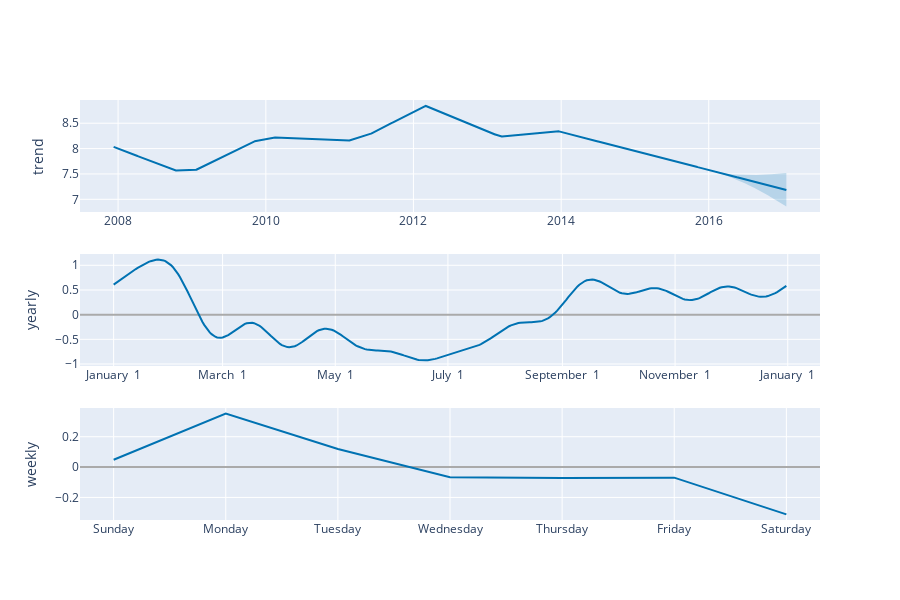

The code cell stored with this chart in its notebook:
### Code cell
plot_components_plotly(m, forecast)

### Figure 1 — Plotly figure (JSON) as saved in the notebook; plotly's stock layout.template omitted (floating-point values rounded to 4 significant figures; data arrays with more than 128 entries replaced by an {"elided": "..."} marker saying what was removed)
{"data": [{"line": {"color": "#0072B2", "width": 2}, "mode": "lines", "name": "trend", "type": "scatter", "x": {"elided": "3270 str values"}, "xaxis": "x", "y": {"elided": "3270 float values"}, "yaxis": "y"}, {"line": {"color": "rgba(0, 114, 178, 0.2)", "width": 0}, "mode": "lines", "name": "trend_upper", "type": "scatter", "x": {"elided": "3270 str values"}, "xaxis": "x", "y": {"elided": "3270 float values"}, "yaxis": "y"}, {"fill": "tonexty", "fillcolor": "rgba(0, 114, 178, 0.2)", "line": {"color": "rgba(0, 114, 178, 0.2)", "width": 0}, "mode": "lines", "name": "trend_lower", "type": "scatter", "x": {"elided": "3270 str values"}, "xaxis": "x", "y": {"elided": "3270 float values"}, "yaxis": "y"}, {"line": {"color": "#0072B2", "width": 2}, "mode": "lines", "name": "yearly", "type": "scatter", "x": {"elided": "365 str values"}, "xaxis": "x2", "y": {"elided": "365 float values"}, "yaxis": "y2"}, {"line": {"color": "#0072B2", "width": 2}, "mode": "lines", "name": "weekly", "type": "scatter", "x": ["2017-01-01T00:00:00", "2017-01-02T00:00:00", "2017-01-03T00:00:00", "2017-01-04T00:00:00", "2017-01-05T00:00:00", "2017-01-06T00:00:00", "2017-01-07T00:00:00"], "xaxis": "x3", "y": [0.0483, 0.3523, 0.1196, -0.06665, -0.07228, -0.06956, -0.3117], "yaxis": "y3"}], "layout": {"height": 600, "showlegend": false, "width": 900, "xaxis": {"anchor": "y", "domain": [0, 1], "range": ["2007-06-26T14:24:00", "2017-07-04T09:36:00"], "type": "date"}, "xaxis2": {"anchor": "y2", "domain": [0, 1], "range": ["2016-12-13T18:54:02.958904115", "2018-01-18T11:04:57.863013581"], "tickformat": "%B %e", "type": "date"}, "xaxis3": {"anchor": "y3", "domain": [0, 1], "range": ["2016-12-31T16:48:00", "2017-01-07T07:12:00"], "tickformat": "%A", "type": "date"}, "yaxis": {"anchor": "x", "domain": [0.7333, 1], "rangemode": "normal", "title": {"text": "trend"}, "zerolinecolor": "#AAA"}, "yaxis2": {"anchor": "x2", "domain": [0.3667, 0.6333], "title": {"text": "yearly"}, "zerolinecolor": "#AAA"}, "yaxis3": {"anchor": "x3", "domain": [0, 0.2667], "title": {"text": "weekly"}, "zerolinecolor": "#AAA"}}}
